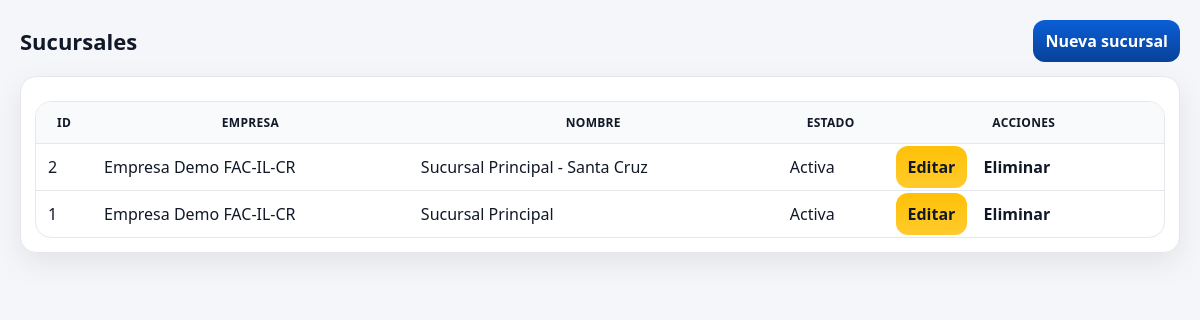
Page /sucursales.php (signed in) on the committed database.
### tables this page shows
CREATE TABLE `sucursales` (
  `id` int(11) NOT NULL,
  `empresa_id` int(11) NOT NULL,
  `nombre` varchar(120) NOT NULL,
  `codigo` varchar(10) DEFAULT NULL,
  `direccion` text DEFAULT NULL,
  `telefono` varchar(30) DEFAULT NULL,
  `estado` tinyint(4) NOT NULL DEFAULT 1,
  `created_at` timestamp NOT NULL DEFAULT current_timestamp(),
  `updated_at` timestamp NULL DEFAULT NULL ON UPDATE current_timestamp()
);

CREATE TABLE `empresas` (
  `id` int(11) NOT NULL,
  `nombre` varchar(150) NOT NULL,
  `cedula_juridica` varchar(20) NOT NULL,
  `nombre_comercial` varchar(150) DEFAULT NULL,
  `actividad_economica` varchar(10) DEFAULT NULL,
  `email` varchar(120) DEFAULT NULL,
  `telefono` varchar(30) DEFAULT NULL,
  `direccion` text DEFAULT NULL,
  `logo_blob` longblob DEFAULT NULL,
  `logo_mime` varchar(60) DEFAULT NULL,
  `moneda_base` char(3) NOT NULL DEFAULT 'CRC',
  `estado` tinyint(4) NOT NULL DEFAULT 1,
  `created_at` timestamp NOT NULL DEFAULT current_timestamp(),
  `updated_at` timestamp NULL DEFAULT NULL ON UPDATE current_timestamp(),
  `tipo_identificacion` enum('FISICA','JURIDICA','DIMEX','NITE') NOT NULL DEFAULT 'JURIDICA',
  `identificacion` varchar(20) NOT NULL,
  `email_fe` varchar(120) NOT NULL,
  `provincia` varchar(2) NOT NULL,
  `canton` varchar(2) NOT NULL,
  `distrito` varchar(2) NOT NULL,
  `barrio` varchar(2) NOT NULL,
  `otras_senas` varchar(255) NOT NULL,
  `atv_usuario` varchar(100) DEFAULT NULL,
  `atv_password` varbinary(255) DEFAULT NULL,
  `fe_ambiente` enum('SANDBOX','PRODUCCION') NOT NULL DEFAULT 'SANDBOX',
  `cert_ruta` varchar(255) DEFAULT NULL,
  `cert_password` varbinary(255) DEFAULT NULL
);

### sucursales.php (the view, shortened to what this page needs)
<?php
require_once __DIR__."/config/db.php";
$st=$pdo->query("SELECT s.*, e.nombre empresa FROM sucursales s JOIN empresas e ON e.id=s.empresa_id ORDER BY s.id DESC");
$rows=$st->fetchAll();
?>
<!DOCTYPE html><html lang="es"><head><meta charset="utf-8"><title>Sucursales</title></head>
<body><div class="container">
<div class="header"><div class="h1">Sucursales</div><a class="btn btn-primary" href="sucursales_nuevo.php">Nueva sucursal</a></div>
<div class="card">
<table class="table">
<thead><tr><th>ID</th><th>Empresa</th><th>Nombre</th><th>Estado</th><th>Acciones</th></tr></thead>
<tbody>
<?php foreach($rows as $r):?>
<tr>
<td><?=$r['id']?></td>
<td><?=htmlspecialchars($r['empresa'])?></td>
<td><?=htmlspecialchars($r['nombre'])?></td>
<td><?=$r['estado']?'Activa':'Inactiva'?></td>
<td>
<a class="btn btn-warning" href="sucursales_editar.php?id=<?=$r['id']?>">Editar</a>
<a class="btn" href="sucursales_eliminar.php?id=<?=$r['id']?>" onclick="return confirm('¿Inactivar sucursal?')">Eliminar</a>
</td>
</tr>
<?php endforeach;?>
</tbody></table>
</div></div></body></html>

### sucursales.php (style rules this page uses)
:root { --azul:#0b5ed7; --azul-metal:#084298; --amarillo:#ffc107; --amarillo-metal:#ffca2c; --fondo:#f4f6f9; --texto:#111827; --muted:#6b7280; --card:#fff; --border:#e5e7eb; --shadow:0 10px 30px rgba(0,0,0,.08); }
* { box-sizing:border-box }
body { margin:0;font-family:ui-sans-serif,system-ui,-apple-system,Segoe UI,Roboto,Arial;background:var(--fondo);color:var(--texto) }
a { text-decoration:none;color:inherit }
.container { max-width:1200px;margin:0 auto;padding:20px }
.header { display:flex;justify-content:space-between;align-items:center;margin-bottom:14px }
.h1 { font-size:22px;font-weight:900 }
.btn { border:0;border-radius:12px;padding:10px 12px;font-weight:900;cursor:pointer }
.btn-primary { background:linear-gradient(180deg,var(--azul),var(--azul-metal));color:#fff }
.btn-warning { background:linear-gradient(180deg,var(--amarillo),var(--amarillo-metal));color:#111827 }
.card { background:var(--card);border:1px solid var(--border);border-radius:16px;padding:14px;box-shadow:var(--shadow) }
.table { width:100%;border-collapse:separate;border-spacing:0;border:1px solid var(--border);border-radius:16px;overflow:hidden;margin-top:10px }
.table th,.table td { padding:12px;border-bottom:1px solid var(--border) }
.table th { background:#f8fafc;font-size:12px;text-transform:uppercase;letter-spacing:.3px }
.table tr:last-child td { border-bottom:0 }

### rows in the picture
sucursales: id "2", empresa.nombre "Empresa Demo FAC-IL-CR", nombre "Sucursal Principal - Santa Cruz", estado "Activa"
sucursales: id "1", empresa.nombre "Empresa Demo FAC-IL-CR", nombre "Sucursal Principal", estado "Activa"
